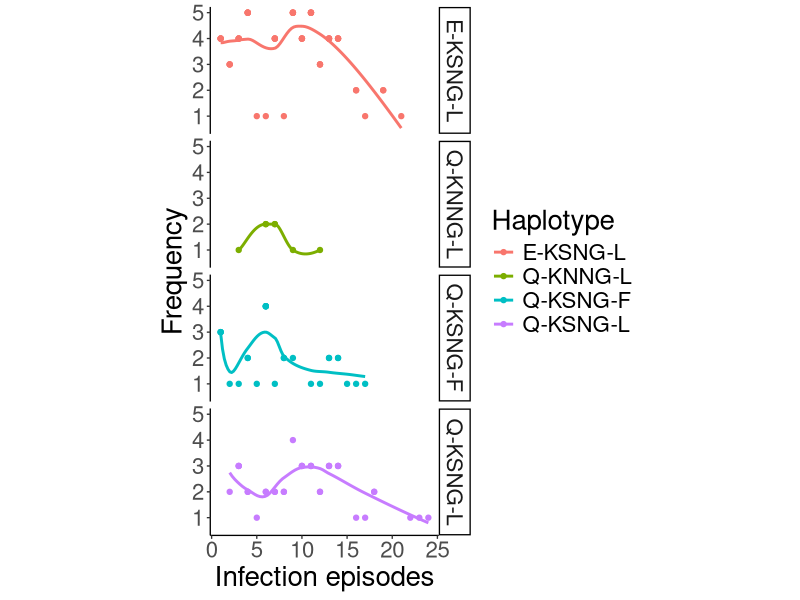
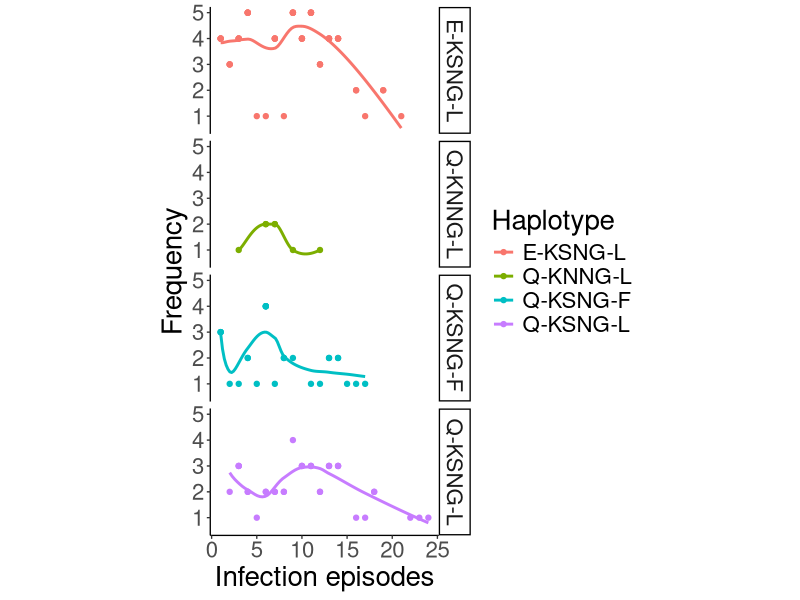

The R script that drew these images, in order:
## ---- chunk 1
root.dir <- here::here()
knitr::opts_chunk$set(echo = TRUE, root.dir=root.dir)
knitr::opts_knit$set(root.dir = root.dir)
knitr::opts_chunk$set(message = FALSE)
knitr::opts_chunk$set(warning = FALSE)
## ---- chunk 2
library("tidyverse")

hap_den<- readxl::read_xlsx("data/Haplotype Distribution.xlsx", col_names = TRUE)
hap_den<-rbind(hap_den)

den<-ggplot(hap_den, aes(y= Frequency, x=Episodes)) +
  stat_smooth(aes(group= Haplotype, color= Haplotype, fill=Haplotype), method="loess", size=1, formula="y ~ log(x)", se=FALSE) +
  geom_point(aes(colour=Haplotype))+
  labs(x="Infection episodes", y = "Frequency")+ facet_grid(Haplotype ~ .)+
  theme_classic(base_size = 10) +
  theme(aspect.ratio=5/9)+theme(text = element_text(size = 20))
den
pdf("figures/haplotype_distribution.pdf", width = 15, height = 10, pointsize=30)#save as pdf file
den
dev.off()
